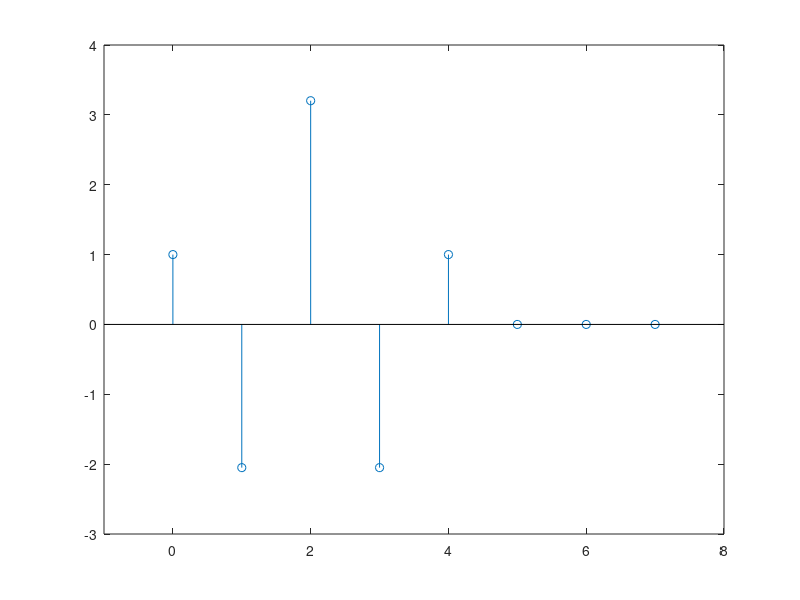
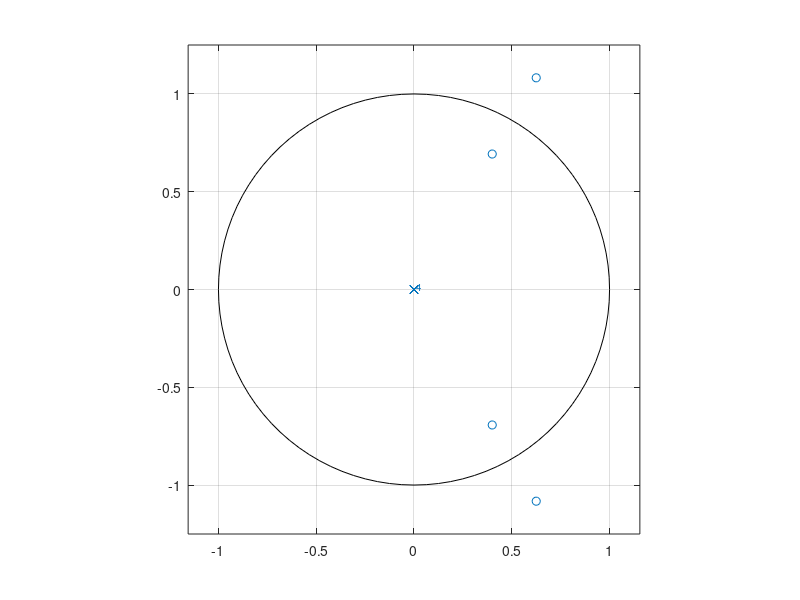
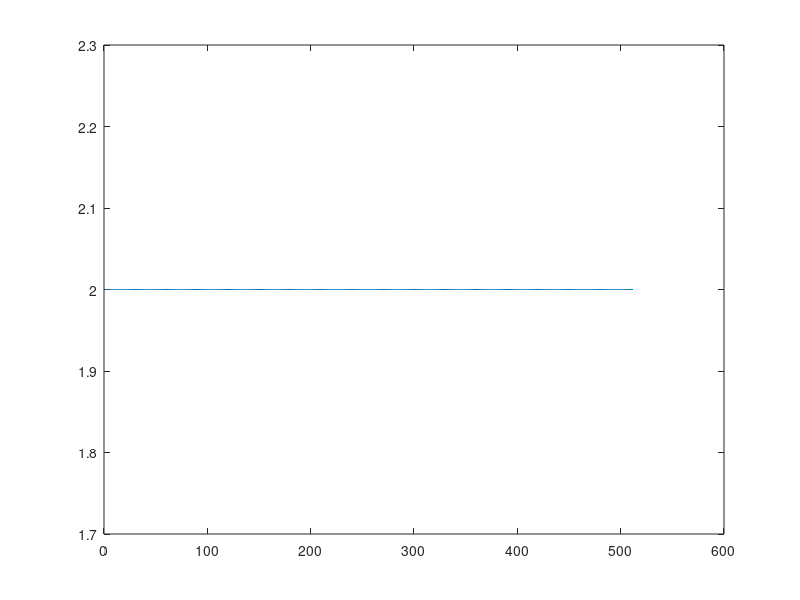

Write MATLAB code to recreate these figures, in order.
Alfa = 0.8*exp(j*pi/3);
Num = poly([Alfa Alfa' 1/Alfa 1/Alfa']);
Den = 1.0;

ImpulseResponse = impz(Num, Den, 8);

figure(1);
stem([0:length(ImpulseResponse)-1], ImpulseResponse);
axis([-1 8 -3 4]);

figure(2);
zplane(Num, Den);

%% Group delay is 2 samples, which can easily be seen in FIR filters by the distance from 0 to the center
%% of the impulse response
figure(3);
plot(grpdelay(Num, Den));
